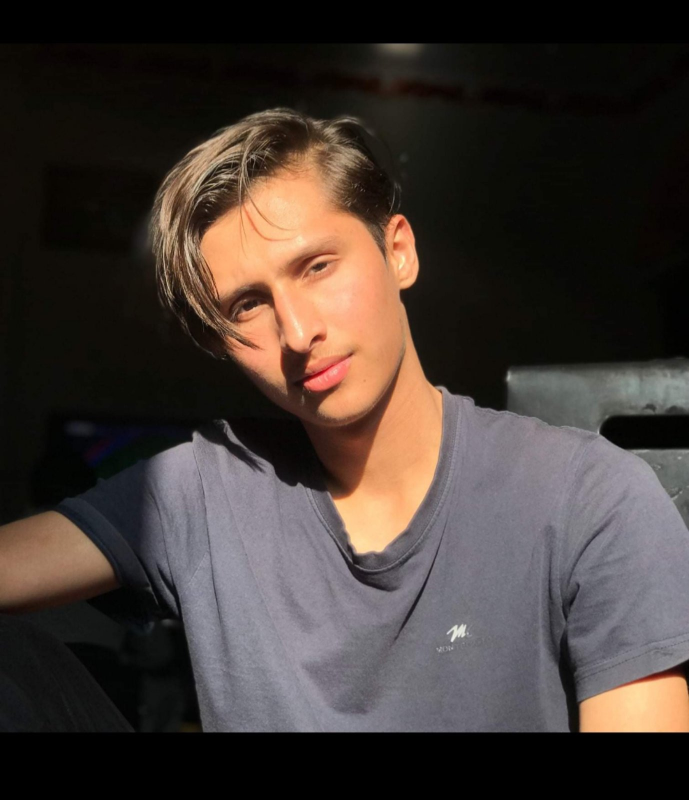
#> input picture dev1.jpg, 1378 x 1600 px, given in place of the camera (shown at 1/2 size)
$ python smartAttendance.py
#> lines starting #> are read from the running program, lines starting #| are printed output that depends on the picture; after the words box and inside, x2 and y2 are one past the last pixel; in counts of white or black regions, pixels touching at a corner belong together; pictures that were not available may be replaced by others from this repository, and a replacement may not be noted
import cv2
import os
import numpy as np
import datetime
import time
import pandas as pd

# Function to load images and labels from a directory
def load_images_from_folder(folder):
    images = []
    labels = []
    label_dict = {}
    current_label = 0

    for subdir in os.listdir(folder):
        if os.path.isdir(os.path.join(folder, subdir)):
            label_dict[subdir] = current_label
            current_label += 1

            for filename in os.listdir(os.path.join(folder, subdir)):
                img_path = os.path.join(folder, subdir, filename)
                img = cv2.imread(img_path, cv2.IMREAD_GRAYSCALE)
                if img is not None:
                    images.append(img)
                    labels.append(label_dict[subdir])

    return images, labels, label_dict

# Load training images, labels, and label-to-name mapping
training_folder = "/home/sujaldangal/Documents/training_folder"
training_images, training_labels, label_dict = load_images_from_folder(training_folder)

# Function to calculate LBPH feature for an image
def calculate_lbp_image(img):
    height, width = img.shape
    lbp_image = np.zeros((height-2, width-2), dtype=np.uint8)

    for y in range(1, height-1):
      for x in range(1, width-1):
        center = img[y, x]
        pattern = np.uint8(0)  # Initialize pattern as uint8

        for dx in [-1, 0, 1]:
            for dy in [-1, 0, 1]:
                if dx == 0 and dy == 0:
                    continue
                if img[y + dy, x + dx] >= center:
                    pattern |= np.uint8(1)  # Set the least significant bit
                pattern <<= np.uint8(1)  # Left-shift the pattern

        # Right-shift the pattern to keep it within 8 bits
        pattern >>= np.uint8(1)

        lbp_image[y - 1, x - 1] = pattern


    return lbp_image


# Function to calculate LBPH histogram for an image
def calculate_lbp_histogram(lbp_image, num_bins=256):
    hist, _ = np.histogram(lbp_image.ravel(), bins=num_bins, range=(0, num_bins))
    hist = hist.astype("float")
    hist /= (hist.sum() + 1e-6)  # Normalize the histogram

    return hist

# Calculate LBPH histograms for training images
lbph_histograms = []
for img in training_images:
    lbp_image = calculate_lbp_image(img)
    lbp_histogram = calculate_lbp_histogram(lbp_image)
    lbph_histograms.append(lbp_histogram)

# Initialize the video capture for webcam
video_capture = cv2.VideoCapture(0)

# Attendance records
attendance = {}

# Cooldown period in seconds
cooldown_period = 300

# Create a DataFrame to store attendance data
attendance_df = pd.DataFrame(columns=['Name', 'Timestamp'])

while True:
    ret, frame = video_capture.read()
#> frame is the input picture: shape (1600, 1378, 3); mean B, G, R 52.9, 57.8, 67.7
    gray_frame = cv2.cvtColor(frame, cv2.COLOR_BGR2GRAY)
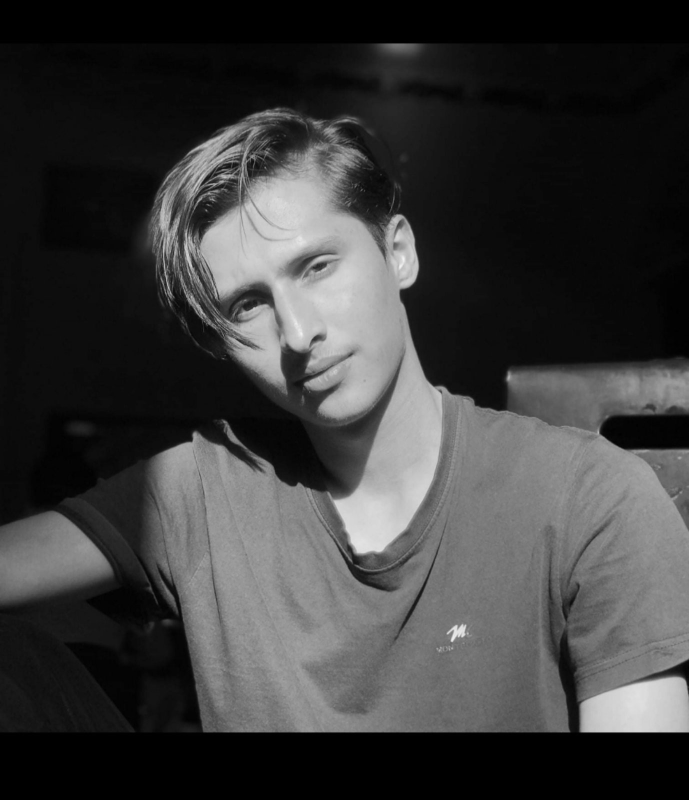
#> gray_frame: shape (1600, 1378) (shown at 1/2 size); min 0, max 243, mean 60.2

    # Detect faces in the frame
    face_cascade = cv2.CascadeClassifier(cv2.data.haarcascades + 'haarcascade_frontalface_default.xml')
    faces = face_cascade.detectMultiScale(gray_frame, scaleFactor=1.1, minNeighbors=5, minSize=(30, 30))
#> faces = [[487, 375, 136, 136]]

    for (x, y, w, h) in faces:
        # Crop the face from the frame
        face = gray_frame[y:y + h, x:x + w]

        # Calculate LBPH feature for the detected face
        lbp_image = calculate_lbp_image(face)
        lbp_histogram = calculate_lbp_histogram(lbp_image)

        # Match the LBPH histogram with training histograms
        min_distance = float("inf")
        recognized_label = -1

        for i, hist in enumerate(lbph_histograms):
            distance = np.linalg.norm(hist - lbp_histogram)
            if distance < min_distance:
                min_distance = distance
                recognized_label = training_labels[i]

        # Get the recognized person's name
        recognized_person = "Unknown"
        for name, idx in label_dict.items():
            if idx == recognized_label:
                recognized_person = name
                break

        # Record attendance
        if recognized_person != "Unknown":
            if recognized_person not in attendance:
                attendance[recognized_person] = []

            current_time = datetime.datetime.now().strftime("%Y-%m-%d %H:%M:%S")

            if not attendance[recognized_person] or (time.time() - attendance[recognized_person][-1]) >= cooldown_period:
                attendance[recognized_person].append(time.time())  # Record the current time

                # Add data to the DataFrame
                attendance_df = pd.concat([attendance_df, pd.DataFrame({'Name': [recognized_person], 'Timestamp': [current_time]})])

        # Draw a rectangle and label for the recognized face
        cv2.rectangle(frame, (x, y), (x + w, y + h), (0, 255, 0), 2)
        cv2.putText(frame, recognized_person, (x, y - 10), cv2.FONT_HERSHEY_SIMPLEX, 0.5, (0, 255, 0), 2)
#> this loop made 1 pass
#> (x, y, w, h, height in calculate_lbp_image, width in calculate_lbp_image) on pass 1: (487, 375, 136, 136, 136, 136)
#> pass 1, `face = gray_frame[y:y + h, x:x + w]`:
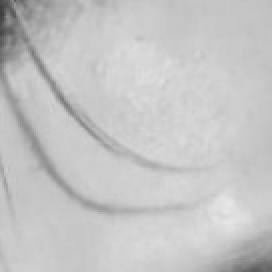
#> face: shape (136, 136) (shown 2 times larger); min 61, max 232, mean 196.9
#> pass 1, `lbp_image = calculate_lbp_image(face)`:
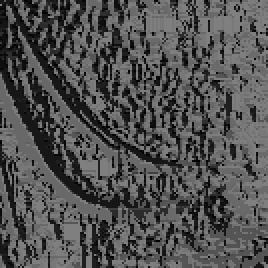
#> lbp_image: shape (134, 134) (shown 2 times larger); min 0, max 127, mean 80.9
#> after the loop:
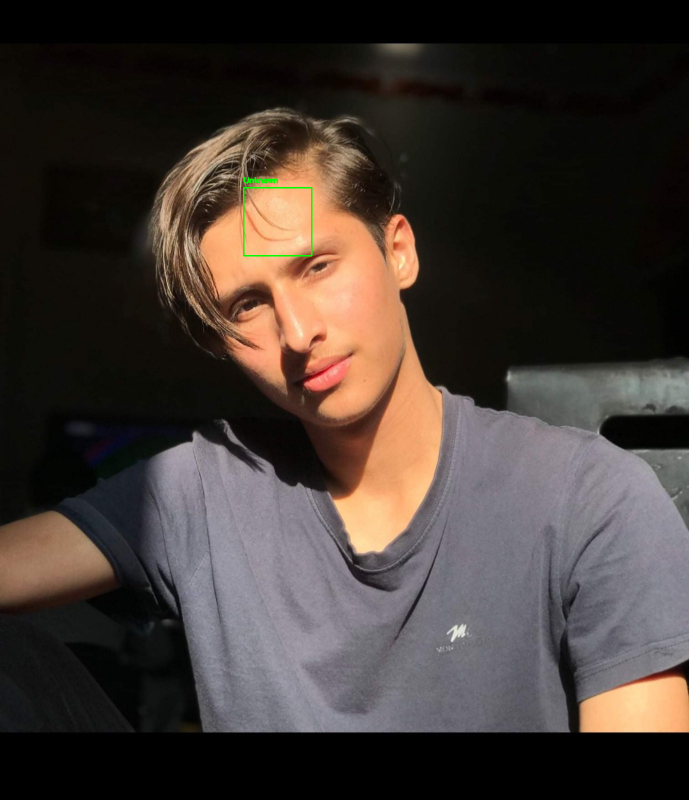
#> frame: shape (1600, 1378, 3) (shown at 1/2 size); 0.09% of pixels changed, all inside (x1, y1, x2, y2) = (486, 354, 625, 513)
#> after the loop, attendance = 0 items

    # Display the frame
    cv2.imshow('Video', frame)

    # Press 'q' to exit
    if cv2.waitKey(1) & 0xFF == ord('q'):
#> (key q is pressed here)
        break

# Release the video capture and close windows
video_capture.release()
cv2.destroyAllWindows()

# Save attendance records to an Excel file
excel_file_path = "/home/sujaldangal/Documents/attendance.xlsx"

try:
    attendance_df.to_excel(excel_file_path, index=False)
    print(f"Attendance data saved to {excel_file_path}")
except Exception as e:
    print(f"An error occurred while saving the Excel file: {e}")
